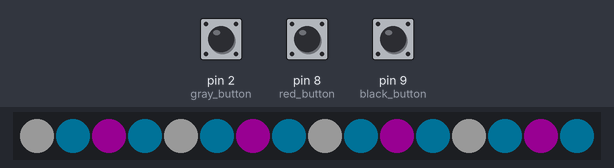
The program below on a simulated MicroPython board. Shown: 16 RGB LEDs in strip order, left to right. The test bench sets the inputs (shaded band); at power-on: pin 2 (gray_button) HIGH, pin 9 (black_button) HIGH, pin 8 (red_button) HIGH. Dim RGB values are drawn brighter than linear.

Above: at 1.2 s.
1.3 s: pin 2 (gray_button) pulled LOW for 1 s
At 3.3 s:
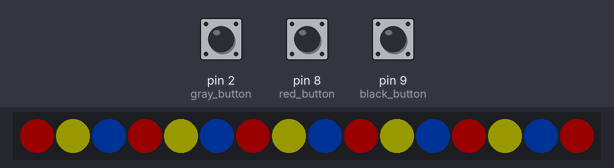
3.8 s: pin 9 (black_button) pulled LOW for 3.2 s
At 7.9 s:
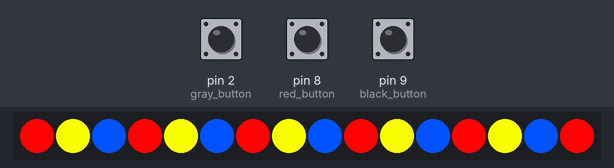
8.5 s: pin 8 (red_button) pulled LOW for 0.15 s
At 8.6 s:
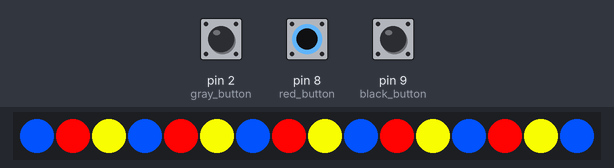
10.1 s: pin 2 (gray_button) pulled LOW for 0.15 s
At 10.23 s:
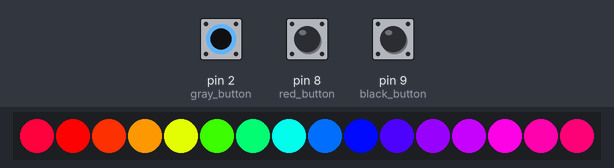
11.7 s: pin 9 (black_button) pulled LOW for 1 s
At 11.95 s:
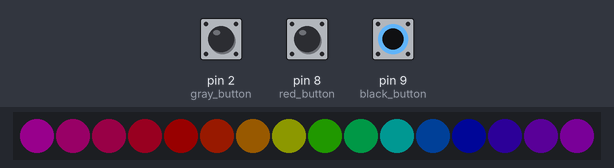

The program:

main_old.py
```python
# This is an example containing multiple color combinations and simple animations:
# When deployed as main.py, you can use it as follows:
# Gray button: Cycle through color combinations
# Red button: Toggle color animation (Changes direction every time you turn it off and on again)
# Black button: Cycle through brightness levels
# Gray + Red button: Cycle through animation speeds
# Black + Red button: Toggle brightness "animation" (this is annoying and should not be left on for too long)
#
# You can easily add your own color combinations by adding them as an array of tuples that contain RGB values.

from machine import Pin
from neopixel import NeoPixel
import time

# -- Define constants

# Which GPIO pin is used to control the LEDs?
LED_DATA_PIN_NUMBER = 10
# How many LEDs does the board have in total?
LED_TOTAL_COUNT = 16

# -- Setup device

# Set up the Neopixel library, which is an easy way to control the LEDs.
led_pin = Pin(LED_DATA_PIN_NUMBER, Pin.OUT)
neopixel = NeoPixel(led_pin, LED_TOTAL_COUNT)

gray_button = Pin(2, Pin.IN)
red_button = Pin(8, Pin.IN)
black_button = Pin(9, Pin.IN)

# Define an array of colors
color_combinations = [
    # Transgender pride flag
    [
        (255, 255, 255),
        (2, 186, 247),
        (247, 2, 239),
        (2, 186, 247),
    ],
    # Pansexual pride flag
    [
        (255, 2, 2),
        (243, 247, 2),
        (2, 80, 247),
    ],
    # Gummy Worm!
    [
        (247, 2, 2),
        (247, 47, 2),
        (247, 149, 2),
        (222, 247, 2),
        (59, 247, 2),
        (2, 247, 112),
        (2, 247, 231),
        (2, 108, 247),
        (2, 10, 247),
        (75, 2, 247),
        (149, 2, 247),
        (194, 2, 247),
        (247, 2, 223),
        (247, 2, 169),
        (247, 2, 116),
        (247, 2, 59),
    ]
]

color_combination_index = 0

# Set brightness by multiplying all color values with a value between 0 and 1
brightness_levels = [0, 0.1, 0.2, 0.3, 0.4, 0.5, 0.6, 0.7, 0.8, 0.9, 1]

mutable_state = {
    'brightness_index': 1,
    'color_index': 0,
    'animate': False,
    'animation_frame': 0,
    'reverse': False,
    'animate_brightness': False,
    'tick': 0,
    'animation_slowdown': 1,
}


def set_colors():
    current_colors = [tuple(int(colorPart * brightness_levels[mutable_state['brightness_index']]) for colorPart in color)
                      for color in color_combinations[mutable_state['color_index']]]

    # Loop through all neopixels and set their colors
    color_index = 0
    if mutable_state['animate']:
        color_index = mutable_state['animation_frame']
        if mutable_state['reverse']:
            if mutable_state['animation_frame'] < len(current_colors) - 1:
                mutable_state['animation_frame'] += 1
            else:
                mutable_state['animation_frame'] = 0
        else:
            if mutable_state['animation_frame'] > 0:
                mutable_state['animation_frame'] -= 1
            else:
                mutable_state['animation_frame'] = len(current_colors) - 1

    for i in range(0, len(neopixel)):
        neopixel[i] = current_colors[color_index]
        if color_index < len(current_colors) - 1:
            color_index += 1
        else:
            color_index = 0
    neopixel.write()


def update_brightness(skip_zero: bool = False):
    if mutable_state['brightness_index'] < len(brightness_levels) - 1:
        mutable_state['brightness_index'] += 1
    else:
        mutable_state['brightness_index'] = 1 if skip_zero else 0


def read_pins():
    black_button_value = black_button.value()
    gray_button_value = gray_button.value()
    red_button_value = red_button.value()
    if black_button_value == 0 and red_button_value == 0:
        mutable_state['animate_brightness'] = not mutable_state['animate_brightness']
    elif red_button_value == 0 and gray_button_value == 0:
        if mutable_state['animation_slowdown'] < 3:
            mutable_state['animation_slowdown'] += 1
        else:
            mutable_state['animation_slowdown'] = 1
    elif red_button_value == 0:
        if mutable_state['animate']:
            mutable_state['animate'] = False
            mutable_state['reverse'] = not mutable_state['reverse']
        else:
            mutable_state['animate'] = True
            mutable_state['animation_frame'] = 0
    elif black_button_value == 0:
        mutable_state['animate_brightness'] = False
        update_brightness()
    elif gray_button_value == 0:
        mutable_state['animation_frame'] = 0
        if mutable_state['color_index'] < len(color_combinations) - 1:
            mutable_state['color_index'] += 1
        else:
            mutable_state['color_index'] = 0
    else:
        # We return false if no known button combination was pressed
        return False
    return True


set_colors()

while True:
    if read_pins():
        set_colors()
    # Only change colors every animation_slowdown ticks
    if mutable_state['tick'] % mutable_state['animation_slowdown'] == 0:
        if mutable_state['animate_brightness']:
            update_brightness(True)
        set_colors()
    # Count up the tick counter until it reaches 9999, once it does, jump back to 1. This is done to prevent overflows after long runtimes.
    mutable_state['tick'] = mutable_state['tick'] + 1 if mutable_state['tick'] < 10000 else 1
    time.sleep(0.1)
```

Measured:
- after the input at 1.3 s, the LEDs: change at once (image 1)
- after the input at 3.8 s, the LEDs: first change after 0.06 s (image 2 shows a later state)
- after the input at 8.5 s, the LEDs: change after 0.06 s (image 3)
- after the input at 10.1 s, the LEDs: first differ from a run without the input after 0.08 s (image 4)
- after the input at 11.7 s, the LEDs: first change after 0.10 s (image 5 shows a later state)
